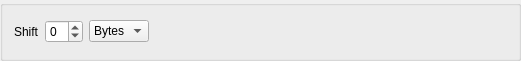
<?xml version="1.0" encoding="UTF-8"?>
<ui version="4.0">
 <class>GroupBox</class>
 <widget class="QGroupBox" name="GroupBox">
  <property name="geometry">
   <rect>
    <x>0</x>
    <y>0</y>
    <width>521</width>
    <height>61</height>
   </rect>
  </property>
  <property name="windowTitle">
   <string/>
  </property>
  <property name="sizePolicy">
   <sizepolicy hsizetype="Expanding" vsizetype="Fixed">
    <horstretch>0</horstretch>
    <verstretch>0</verstretch>
   </sizepolicy>
  </property>
  <layout class="QVBoxLayout" name="verticalLayout">
   <item>
    <layout class="QHBoxLayout" name="horizontalLayout">
     <item>
      <widget class="QLabel" name="shiftLabel">
       <property name="text">
        <string>Shift</string>
       </property>
      </widget>
     </item>
     <item>
      <widget class="QSpinBox" name="shiftValueSpin">
       <property name="minimum">
        <number>-7</number>
       </property>
       <property name="maximum">
        <number>7</number>
       </property>
       <property name="value">
        <number>0</number>
       </property>
      </widget>
     </item>
     <item>
      <widget class="QComboBox" name="shiftUnitCombo">
       <item>
        <property name="text">
         <string>Bytes</string>
        </property>
       </item>
       <item>
        <property name="text">
         <string>Bits</string>
        </property>
       </item>
      </widget>
     </item>
     <item>
      <spacer name="horizontalSpacer">
       <property name="orientation">
        <enum>Qt::Horizontal</enum>
       </property>
       <property name="sizeHint" stdset="0">
        <size>
         <width>40</width>
         <height>20</height>
        </size>
       </property>
      </spacer>
     </item>
    </layout>
   </item>
  </layout>
 </widget>
 <resources/>
 <connections/>
</ui>
